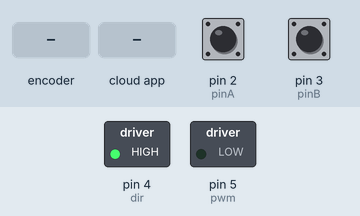
This sketch was run on a simulated Arduino Uno, built with avr-gcc and run on an emulated ATmega328P. Parts: switched loads named in the sketch (green lamp = pin HIGH). The test bench sets the inputs (shaded band); at power-on: pin 2 (pinA) HIGH, pin 3 (pinB) HIGH. The ROS host is connected and sends only what is stated.

Above: at 1.2 s.
1.3 s: rotary encoder on pin 2 (pinA) / pin 3 (pinB) turned 3 steps (first pin leading)
At 3.0 s:
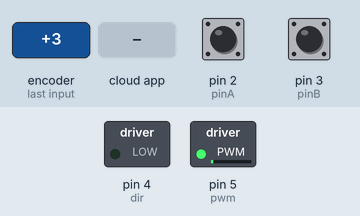
3.4 s: the phone or cloud app sets linear.x to -100
At 3.8 s:
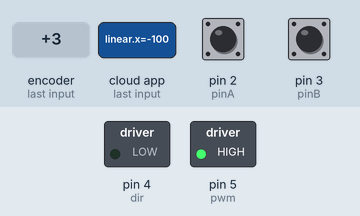
4.9 s: the phone or cloud app sets linear.x to 100
At 6.3 s:
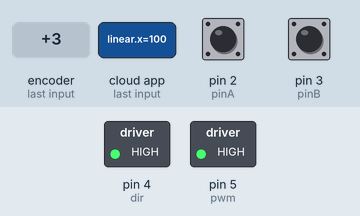
Timing chart, 0 to 18.6 s (numbered marks = the images above; inputs shaded):
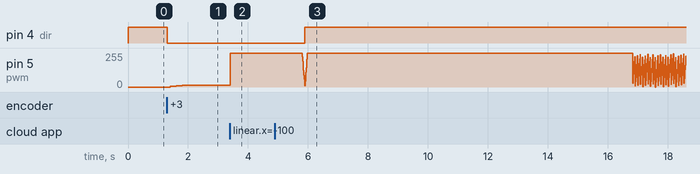

The sketch:

task_4.ino
```cpp
#include <ros.h>  //library for ROS(compulsory)
#include <geometry_msgs/Twist.h> //message header geometry_msgs using twist
#include <geometry_msgs/Vector3Stamped.h> //message header geometry_msgs using Vector3Stamped

ros::NodeHandle nh;  //All node handle by ROS

//==========steering data declaration=====================//
float throttle,brake,steering;//subcribe declare
float target_info,speed_info,steering_info;//publish declare
//========================================================//

//==============Publish section===================//
geometry_msgs::Vector3Stamped joy_msg;
ros::Publisher joy_pub("/joystick_info", &joy_msg);
//================================================//

//================Subscribe section==================================//
void joystick(const geometry_msgs::Twist& msg){
  throttle = msg.linear.x;
  brake = msg.linear.y;
  steering=msg.linear.z;
}
ros::Subscriber<geometry_msgs::Twist> joy_sub("/cmd_vel", &joystick);
//===================================================================//

//==============motor declaration============//
//pin declaration
const int pwm = 5; //D3
const int dir = 4; //D3
//motor variable declartion
int pwmVal=0;
int dir_m=1;
//===========================================//

//===========encoder declaration=============//
//pin declaration
static int pinA = 2; //D5
static int pinB = 3;  //D6
//variable declaration
int pulsesChanged = 0;
int pulses=0;
int previous_pulse;
int pulse_per_period;
float rpm = 0;
float act_rpm=0;
float resolution = 3360; //refer data sheet
//==========================================//

//=====low pass filter declaration==========//
float RPM_Filt=0;
float RPMPrev=0;
//==========================================//

//======== Time variable declaration ========//
float time;
int period = 10;
float period_to_minute = (1000/period) * 60;
float deltaT,currT,prevT,eprev;
//==========================================//

//=========  PID declaration ===============//
float kp = 50;
float ki = 100;
float kd = 0;
float target_rpm=0;
float e=0;
float eintegral = 0;
float ediff=0;
float u=0;
//=========================================//

void setup() {
//Serial.begin(57600);
nh.getHardware()->setBaud(57600);

nh.initNode();                   //initiate all node
nh.subscribe(joy_sub);           //info function take from master
nh.advertise(joy_pub);           //info function send to master

pinMode(pwm, OUTPUT);
pinMode(dir, OUTPUT);
pinMode(pinA, INPUT_PULLUP);
pinMode(pinB, INPUT_PULLUP);
attachInterrupt(digitalPinToInterrupt(pinA),A_CHANGE,CHANGE);
attachInterrupt(digitalPinToInterrupt(pinB),B_CHANGE,CHANGE);

time = millis();

}

void loop() {

if (millis() > time + period)
  {
    time = millis();
    pulse_per_period = pulses - previous_pulse;
    previous_pulse = pulses;
    rpm = pulse_per_period * (period_to_minute / resolution);}


//========throttle conversion====//
//(from 0-1 to 0-30 rpm)
target_rpm=throttle*30;
//or
//target_rpm=map(0,1,0,30); //<--- map method


//============low pass filter====================//
RPM_Filt = 0.8*RPM_Filt + 0.05*rpm + 0.05*RPMPrev;
RPMPrev = rpm;
//===============================================//

act_rpm=RPM_Filt;
//act_rpm=rpm;

long currT = time;
deltaT = (currT-prevT)/1.0e3;
prevT = currT;

e=target_rpm-act_rpm;
eintegral = eintegral + e*deltaT;
ediff = (e-eprev)/(deltaT);

//u = kp*e + ki*eintegral+kd*ediff;
u = kp*e + ki*eintegral;

// Set the motor speed and direction
if (u==0){
    dir_m=0;
  }
else if (u>0){
    dir_m=1;
  }
else if (u<0){
    dir_m=-1;
  }

pwmVal = fabs(u);
  if(pwmVal > 255){
    pwmVal = 255;
  }

 setMotor();
 e=eprev;

//===massage info====//
target_info=target_rpm;
speed_info=act_rpm;
steering_info=steering;

//Publish massage using vector stamped header
joy_msg.vector.x = target_info;
joy_msg.vector.y = speed_info;
joy_msg.vector.z = steering_info;
joy_pub.publish(&joy_msg);
nh.spinOnce();

}

void setMotor(){
  analogWrite(pwm,pwmVal);
  if(dir_m==1){
    digitalWrite(dir,HIGH);
  }
  else if(dir_m == -1){
    digitalWrite(dir,LOW);
  }
  else if(dir_m==0){
    digitalWrite(dir,HIGH);
  }
}

//encoder interupt service routine
void A_CHANGE() {
  if ( digitalRead(pinB) == 0 ) {
    if ( digitalRead(pinA) == 0 ) {
      pulses--;
    } else {
      pulses++;
    }
  } else {
    if ( digitalRead(pinA) == 0 ) {
      pulses++;
    } else {
      // A rose, B is low
      pulses--;
    }
  }
  pulsesChanged = 1;
}


void B_CHANGE(){
  if ( digitalRead(pinA) == 0 ) {
    if ( digitalRead(pinB) == 0 ) {
      // B fell, A is low
      pulses++; // moving forward
    } else {
      // B rose, A is low
      pulses--; // moving reverse
    }
 } else {
    if ( digitalRead(pinB) == 0 ) {
      // B fell, A is high
      pulses--; // moving reverse
    } else {
      // B rose, A is high
      pulses++; // moving forward
    }
  }
  pulsesChanged = 1;
}
```

Measured:
- after the input at 1.3 s, pin 4 (dir): HIGH → LOW at once; pin 5 (pwm): 0/255 → 4/255 after 0.11 s, → 8/255 0.20 s later, → 12/255 0.20 s later
- after the input at 3.4 s, pin 5 (pwm): 12/255 → 255/255 at once
- after the input at 4.9 s, pin 4 (dir): LOW → HIGH after 0.99 s
